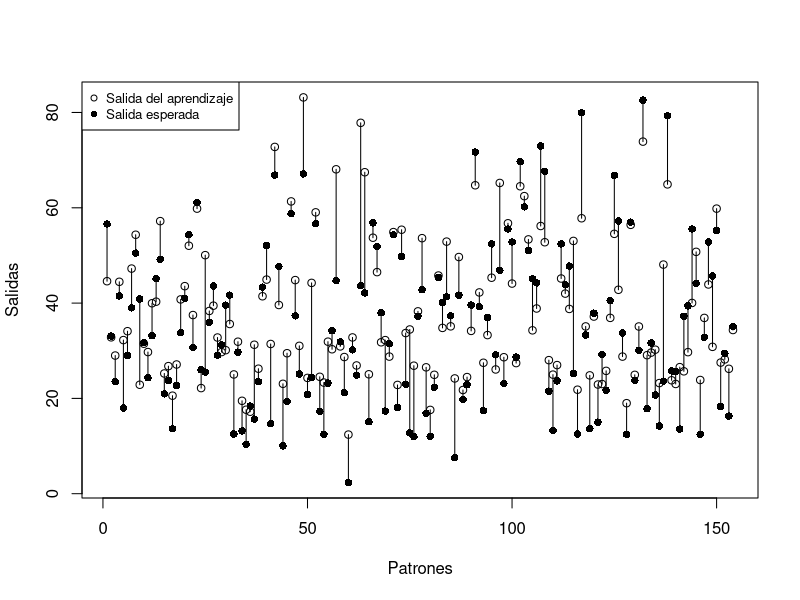
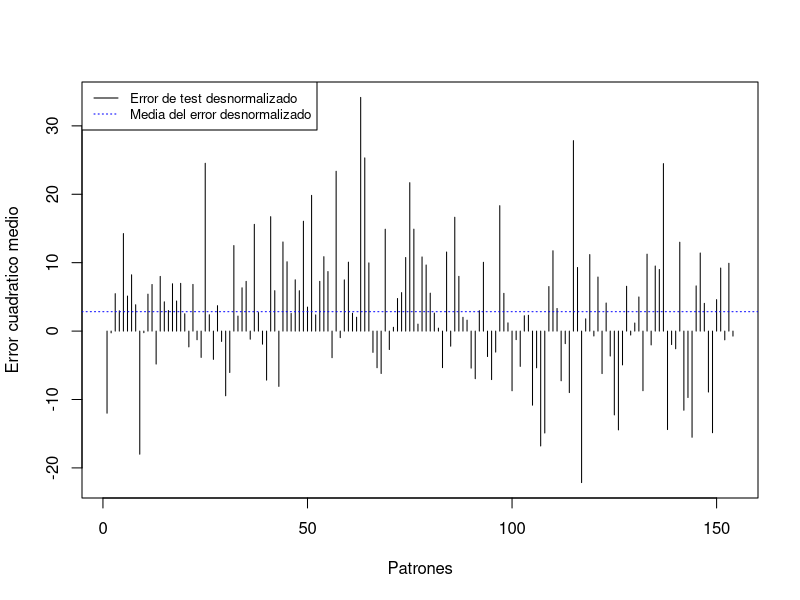
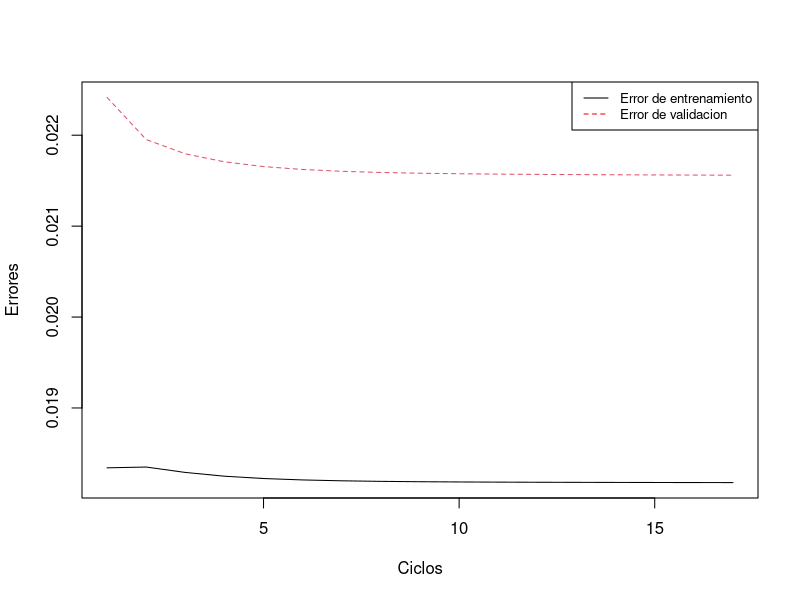

Reproduce these figures in R, in order.
# Declaración de variables finales
# Declare constants
APRENDIZAJE = 0.1
PRECISION = 5
ESTABILIDAD = 5
MINIMOS = c(102, 0, 0, 121.800003, 0, 801, 594, 1, 2.33)
MAXIMOS = c(540, 359.399994, 200.100006, 247, 32.200001, 1145, 992.599976, 365, 82.599998)
CICLOS_MAXIMOS = 150

# Creación de dataframes
# Create dataframes
entrenamiento_csv = read.csv("train.csv", header = FALSE, sep = ";", quote = "", dec = ",")
validacion_csv = read.csv("validation.csv", header = FALSE, sep = ";", quote = "", dec = ",")
test_csv = read.csv("test.csv", header = FALSE, sep = ";", quote = "", dec = ",")
errores_ent_val_csv = data.frame(
    Ciclo = numeric(0),
    Error_Entrenamiento = numeric(0),
    Error_Validación = numeric(0)
)
errores_aprendizaje_csv = data.frame(
    Tasa_Aprendizaje = numeric(0),
    Error_Entrenamiento = numeric(0),
    Error_Validación = numeric(0),
    Error_Test = numeric(0),
    Error_Test_Desnormalizado = numeric(0)
)

# Inicialización de variables
# Initialize variables
pesos = round(runif(8, 0, 1), 2)
umbral = round(runif(1, 0, 1), 2)
contador_parada = 0
numero_racha = 0
ciclo = 0
tiempo = Sys.time()

# Aprendizaje
# Train
while(ciclo < CICLOS_MAXIMOS){
    ciclo = ciclo + 1
    errores_ent_val_csv[ciclo, 1] = ciclo
    for (i in 1 : nrow(entrenamiento_csv)) {
        salida = sum(entrenamiento_csv[i, 1 : 8] * pesos) + umbral
        error = entrenamiento_csv[i, 9] - salida
        pesos = pesos + APRENDIZAJE * error * entrenamiento_csv[i, 1:8]
        umbral = umbral + APRENDIZAJE * error
    }

    errores_ent_val_csv[ciclo, 2] = mean(apply(entrenamiento_csv, 1, function(fila, weight = pesos, threshold = umbral) (fila[9] - (sum(fila[1 : 8] * weight) + threshold))^2))
    cat("Entrenamiento = ", errores_ent_val_csv[ciclo, 2], "\t")

    errores_ent_val_csv[ciclo, 3] = mean(apply(validacion_csv, 1, function(fila, weight = pesos, threshold = umbral) (fila[9] - (sum(fila[1 : 8] * weight) + threshold))^2))
    cat("Validacion = ", errores_ent_val_csv[ciclo, 3], "\n")

    # Comprobación de la condición de parada
    # Check stop condition
    if(floor(errores_ent_val_csv[ciclo,3] * 10^PRECISION) == numero_racha){
        contador_parada = contador_parada + 1
        if(contador_parada == ESTABILIDAD){
            break
        }
    } else {
        contador_parada = 0
        numero_racha = floor(errores_ent_val_csv[ciclo,3] * 10^PRECISION);
    }
}

# Cálculo del error de test al finalizar el aprendizaje
# Calculate test error
error_test = mean(apply(test_csv, 1, function(fila, weight = pesos, threshold = umbral) (fila[9] - (sum(fila[1 : 8] * weight) + threshold))^2))
error_test_desnormalizado = error_test * (MAXIMOS[9] - MINIMOS[9]) + MINIMOS[9]
cat("Error de test = ", error_test, "\n")

# Escritura y desnormalizacion de las salidas de test de aprendizaje y esperadas
# Write to files denormalized train, test and expected outputs
salidas_test = as.data.frame(apply(test_csv, 1, function(fila, weight = pesos, threshold = umbral) sum(fila[1:8] * weight) + threshold))
test_desnormalizado = apply(salidas_test, 1, function(fila, maximo = MAXIMOS, minimo = MINIMOS) fila[1] * (maximo[9] - minimo[9]) + minimo[9])
salida_esperada_desnormalizada = apply(test_csv[9], 1, function(fila, maximo = MAXIMOS, minimo = MINIMOS) fila[1] * (maximo[9] - minimo[9]) + minimo[9])
write.table(test_desnormalizado, file = paste(paste("test_desnormalizado", format(tiempo,'%Y%m%d_%H%M%S'), sep = "_"), ".csv"), sep = ";", col.names = TRUE, dec = ",", row.names = FALSE)

# Creación del gráfico de comparación de las salidas
# Create output comparison graph
matplot(1:length(test_desnormalizado), cbind(test_desnormalizado, salida_esperada_desnormalizada), type = "p", col = c("black", "black"), xlab = "Patrones", ylab = "Salidas", pch = c(1, 16), bg = "white")
segments(1:length(test_desnormalizado), test_desnormalizado, 1:length(test_desnormalizado), salida_esperada_desnormalizada)
legend("topleft", legend = c("Salida del aprendizaje", "Salida esperada"), col = c("black", "black"), pch = c(1, 16), cex=0.8, bg = "white")
dev.print(png, paste(paste("plot_comparacion_salidas", format(tiempo,'%Y%m%d_%H%M%S'), sep = "_"), ".png"), width=750, height=500)

# Creación del gráfico de barras del error
# Create error graph
matplot(test_desnormalizado - salida_esperada_desnormalizada, type = "h", bg = "white", xlab = "Patrones", ylab = "Error cuadratico medio")
abline(h = mean(test_desnormalizado - salida_esperada_desnormalizada), col = "blue", lty = 3)
legend("topleft", legend = c("Error de test desnormalizado", "Media del error desnormalizado"), col = c("black", "blue"), lty = c(1, 3), cex=0.8, bg = "white")
dev.print(png, paste(paste("plot_error_test", format(tiempo,'%Y%m%d_%H%M%S'), sep = "_"), ".png"), width=750, height=500)


# Escritura de las tablas de errores de entrenamiento y validación
# Write train and validation error tables
cat("Entrenamiento terminado. Escribiendo archivo csv \n")
write.table(errores_ent_val_csv, file = paste(paste("errores_ent_val", format(tiempo,'%Y%m%d_%H%M%S'), sep = "_"), ".csv"), sep = ";", col.names = TRUE, dec = ",", row.names = FALSE)

# Creación del gráfico de la evolución del aprendizaje
# Create train evolution graph
matplot(errores_ent_val_csv[1], cbind(errores_ent_val_csv[, 2 : 3]), type = "l", xlab = "Ciclos", ylab = "Errores", bg = "white")
legend("topright", legend = c("Error de entrenamiento", "Error de validacion"), col = c("black", "red"), lty=1:2, cex=0.8, bg = "white")
dev.print(png, paste(paste("plot_aprendizaje", format(tiempo,'%Y%m%d_%H%M%S'), sep = "_"), ".png"), width=750, height=500)


# Escritura de la tabla con los tres errores medios al finalizar el aprendizaje
# Write table with average train, test and validation errors
errores_aprendizaje_csv[1, 1] = APRENDIZAJE
errores_aprendizaje_csv[1, 2] = errores_ent_val_csv[ciclo, 2]
errores_aprendizaje_csv[1, 3] = errores_ent_val_csv[ciclo, 3]
errores_aprendizaje_csv[1, 4] = error_test
errores_aprendizaje_csv[1, 5] = error_test_desnormalizado
write.table(errores_aprendizaje_csv, file = "errores_aprendizaje.csv", sep = ";", col.names = FALSE, dec = ",", row.names = FALSE, append = T)
write.table(errores_aprendizaje_csv, file = paste(paste("errores_aprendizaje", format(tiempo,'%Y%m%d_%H%M%S'), sep = "_"), ".csv"), sep = ";", col.names = TRUE, dec = ",", row.names = FALSE)

# Escritura de los pesos y el umbral
# Write weights and threshold
write.table(rbind(pesos, umbral), file = paste(paste("pesos_umbral", format(tiempo,'%Y%m%d_%H%M%S'), sep = "_"), ".csv"), sep = ";", col.names = TRUE, dec = ",", row.names = FALSE)
